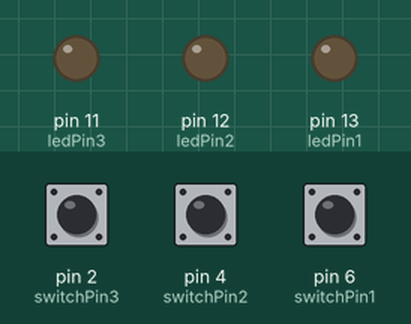
Simulated run of this sketch. Board: Arduino Uno, built with avr-gcc and run on an emulated ATmega328P. On the bench: output pins drawn as LEDs (lit = HIGH). Dashed ring = blinking. The test bench sets the inputs (shaded band); at power-on: pin 2 (switchPin3) LOW, pin 4 (switchPin2) LOW, pin 6 (switchPin1) LOW. What the sketch prints to the serial monitor is not drawn.

Above: at 1.2 s.
1.3 s: pin 2 (switchPin3) pulled HIGH for 1 s
At 1.78 s:
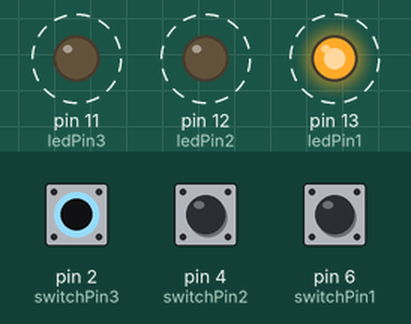
3.8 s: pin 4 (switchPin2) pulled HIGH for 3.2 s
At 7.8 s:
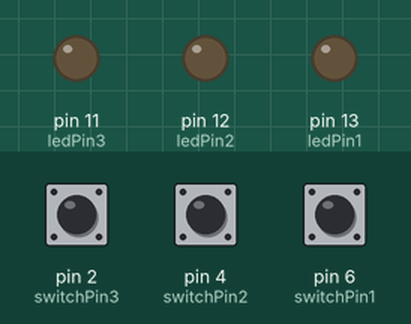
8.5 s: pin 4 (switchPin2) pulled HIGH for 0.15 s
At 9.3 s:
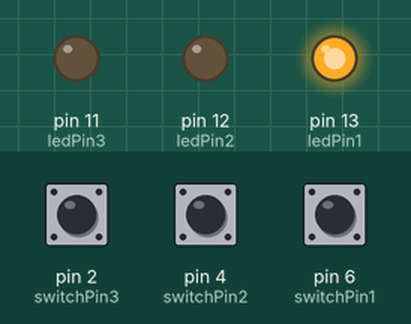
10.1 s: pin 6 (switchPin1) pulled HIGH for 1 s
At 12.3 s:
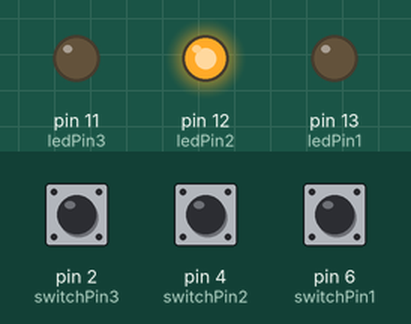
12.6 s: pin 6 (switchPin1) pulled HIGH for 3.2 s
At 12.77 s:
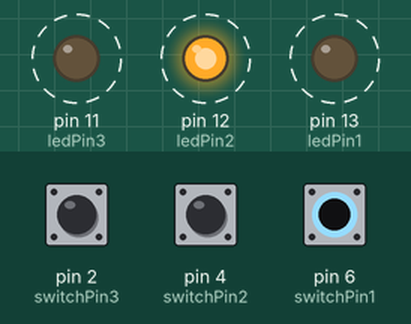
Timing chart, 0 to 17.3 s (numbered marks = the images above; inputs shaded):
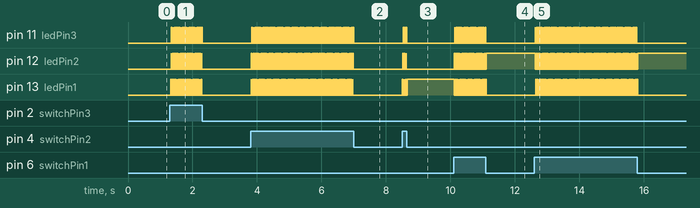

The sketch:

Switch_and_LED_counter_.ino
```cpp
const int ledPin1 = 13;
const int ledPin2 = 12;
const int ledPin3 = 11;
const int switchPin1 = 6;
const int switchPin2 = 4;
const int switchPin3 = 2;
int switchRead1 = 0;
int switchRead2 = 0;
int switchRead3 = 0;
boolean pressing;
int counter = 0;

void setup()
{
    pinMode(ledPin1, OUTPUT);
    pinMode(ledPin2, OUTPUT);
    pinMode(ledPin3, OUTPUT);
    pinMode(switchPin1, INPUT);
    pinMode(switchPin2, INPUT);
    pinMode(switchPin3, INPUT);
    Serial.begin(9600);
}

void loop()
{
    switchRead1 = digitalRead(switchPin1);
    Serial.println(switchRead1);
    switchRead2 = digitalRead(switchPin2);
    Serial.println(switchRead2);
    switchRead3 = digitalRead(switchPin3);
    Serial.println(switchRead3);

    if(switchRead1 == 1)
    {
        pressing = true;
    }
    if(switchRead1 == 0 && pressing == true)
    {
        pressing = false;
        counter++;
        Serial.println(counter);
    }
    if(switchRead2 == 1)
    {
        pressing = true;
    }
    if(switchRead2 == 0 && pressing == true)
    {
        pressing = false;
        counter++;
        Serial.println(counter);
    }
    if(switchRead3 == 1)
    {
        pressing = true;
    }
    if(switchRead3 == 0 && pressing == true)
    {
        pressing = false;
        counter++;
        Serial.println(counter);
    }
    if(counter == 1)
    {
        digitalWrite(ledPin1, HIGH);
        digitalWrite(ledPin2, LOW);
        digitalWrite(ledPin3, LOW);
    }
    else if(counter == 2)
    {
        digitalWrite(ledPin1, LOW);
        digitalWrite(ledPin2, HIGH);
        digitalWrite(ledPin3, LOW);
    }
    else if(counter == 3)
    {
        digitalWrite(ledPin1, LOW);
        digitalWrite(ledPin2, LOW);
        digitalWrite(ledPin3, HIGH);
    }
    else
    {
        counter = 0;
        digitalWrite(ledPin1, LOW);
        digitalWrite(ledPin2, LOW);
        digitalWrite(ledPin3, LOW);
    }
}
```

Measured:
- after the input at 1.3 s, pin 11 (ledPin3): alternates HIGH for 0.01 s and LOW for 0.04 s, 40 changes in all, then stays LOW, starting after 0.05 s; pin 12 (ledPin2), pin 13 (ledPin1): alternates HIGH for 0.01 s and LOW for 0.04 s, 40 changes in all, then stays LOW, starting at once
- after the input at 3.8 s, pin 11 (ledPin3), pin 12 (ledPin2), pin 13 (ledPin1): alternates HIGH for 0.01 s and LOW for 0.04 s, 128 changes in all, then stays LOW, starting at once
- after the input at 8.5 s, pin 11 (ledPin3), pin 12 (ledPin2): alternates HIGH for 0.01 s and LOW for 0.04 s, 6 changes in all, then stays LOW, starting at once; pin 13 (ledPin1): alternates HIGH for 0.01 s and LOW for 0.04 s, 7 changes in all, then stays HIGH, starting at once
- after the input at 10.1 s, pin 11 (ledPin3): alternates HIGH for 0.01 s and LOW for 0.04 s, 40 changes in all, then stays LOW, starting at once; pin 12 (ledPin2): alternates HIGH for 0.01 s and LOW for 0.04 s, 41 changes in all, then stays HIGH, starting at once
- after the input at 12.6 s, pin 11 (ledPin3): alternates HIGH for 0.01 s and LOW for 0.04 s, 128 changes in all, then stays LOW, starting at once; pin 12 (ledPin2): alternates HIGH for 0.01 s and LOW for 0.04 s, 128 changes in all, then stays HIGH, starting at once
